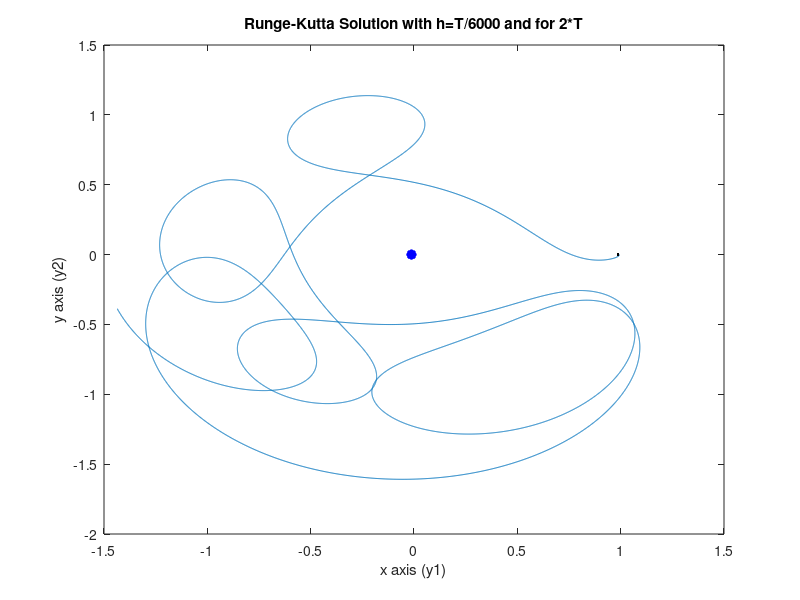
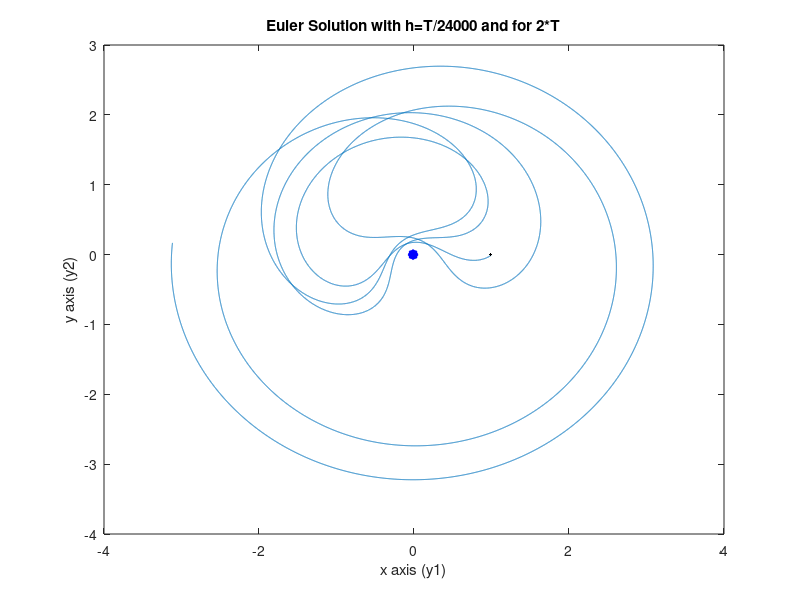

Reproduce these figures in MATLAB, in order. (Note: this script raises an error after producing the figures.)
%Yiğit Günsür ELMACIOĞLU
%2017405120
%18 JANUARY 2021

%ME303 TERM PROJECT 2020 FALL
%QUESTION 2
%RESTIRCTED 3-BODY PROBLEM

clc
clear all
close all

%Given numerical values
m1 = 0.012277471;
m2 = 1-m1;
T  = 17.06521656015796;
disp_T=2;         %for much longer display times (for example disp_T*T = 2*T)
                  %I indicated this on the graphs
c_rk=6000;      %for much higher precisions I'll change this value
h_rk = T/c_rk;     %for Runge-Kutta
c_e=24000;       %for much higher precisions I'll change this value
h_e  = T/c_e;      %for Euler

t_rk = 0:h_rk:disp_T*T;  %for Runge-Kutta
t_e  = 0:h_e:disp_T*T;    %for Euler

N=length(t_rk);
M=length(t_e);

%I'll store Runge-Kutta and Euler solutions in different matrices
%for Runge-Kutta Solution
x_rk=zeros(1,N);
y_rk=zeros(1,N);
z_rk=zeros(1,N);
w_rk=zeros(1,N);
%for Euler Solution
x_e=zeros(1,M);
y_e=zeros(1,M);
z_e=zeros(1,M);
w_e=zeros(1,M);

%Differential equations after dividing them into 4 first order differential equation
d_X=@(z) z;
d_Y=@(w) w;
d_Z=@(x,y,w) x + 2*w - m2*(x+m1) / (((x+m1)^2 + y^2)^(3/2)) - m1*(x-m2) / (((x-m2)^2 + y^2)^(3/2));
d_W=@(x,y,z) y - 2*z - m2*y / (((x+m1)^2 + y^2)^(3/2)) - m1*y / (((x-m2)^2 + y^2)^(3/2));

%Initial conditions for Runge-Kutta solution
x_rk(1)=0.994;
y_rk(1)=0;
z_rk(1)=0;
w_rk(1)=-2.0015851063790825;

%Initial conditions for Euler solution
x_e(1)=0.994;
y_e(1)=0;
z_e(1)=0;
w_e(1)=-2.0015851063790825;

%Runge-Kutta Method solution
for i=1:N-1    
    f1_X=d_X( z_rk(i) );
    f1_Y=d_Y( w_rk(i) );
    f1_Z=d_Z( x_rk(i), y_rk(i), w_rk(i) );
    f1_W=d_W( x_rk(i), y_rk(i), z_rk(i) ); 
    
    f2_X=d_X( z_rk(i)+h_rk/2*f1_Z );
    f2_Y=d_Y( w_rk(i)+h_rk/2*f1_W );
    f2_Z=d_Z( x_rk(i)+h_rk/2*f1_X, y_rk(i)+h_rk/2*f1_Y, w_rk(i)+h_rk/2*f1_W );
    f2_W=d_W( x_rk(i)+h_rk/2*f1_X, y_rk(i)+h_rk/2*f1_Y, z_rk(i)+h_rk/2*f1_Z );
   
    f3_X=d_X( z_rk(i)+h_rk/2*f2_Z );
    f3_Y=d_Y( w_rk(i)+h_rk/2*f2_W );
    f3_Z=d_Z( x_rk(i)+h_rk/2*f2_X, y_rk(i)+h_rk/2*f2_Y, w_rk(i)+h_rk/2*f2_W );
    f3_W=d_W( x_rk(i)+h_rk/2*f2_X, y_rk(i)+h_rk/2*f2_Y, z_rk(i)+h_rk/2*f2_Z );
    
    f4_X=d_X( z_rk(i)+h_rk*f3_Z );
    f4_Y=d_Y( w_rk(i)+h_rk*f3_W );
    f4_Z=d_Z( x_rk(i)+h_rk*f3_X, y_rk(i)+h_rk*f3_Y, w_rk(i)+h_rk*f3_W );
    f4_W=d_W( x_rk(i)+h_rk*f3_X, y_rk(i)+h_rk*f3_Y, z_rk(i)+h_rk*f3_Z );
    
    x_rk(i+1)=x_rk(i) + h_rk/6 * (f1_X + 2*f2_X + 2*f3_X + f4_X);
    y_rk(i+1)=y_rk(i) + h_rk/6 * (f1_Y + 2*f2_Y + 2*f3_Y + f4_Y);
    z_rk(i+1)=z_rk(i) + h_rk/6 * (f1_Z + 2*f2_Z + 2*f3_Z + f4_Z);
    w_rk(i+1)=w_rk(i) + h_rk/6 * (f1_W + 2*f2_W + 2*f3_W + f4_W);
end

%Euler's method solution 
for j=1:M-1
    d_X_e=d_X( z_e(j) );
    d_Y_e=d_Y( w_e(j) );
    d_Z_e=d_Z( x_e(j), y_e(j), w_e(j) );
    d_W_e=d_W( x_e(j), y_e(j), z_e(j) );
    
    x_e(j+1)=x_e(j) + h_e*d_X_e;
    y_e(j+1)=y_e(j) + h_e*d_Y_e;
    z_e(j+1)=z_e(j) + h_e*d_Z_e;
    w_e(j+1)=w_e(j) + h_e*d_W_e;
end

%Graph of Runge-Kutta Solution
plot(x_rk, y_rk)
hold on
plot(-m1, 0, 'b*','linewidth',5)  %this represent the Earth
hold on
plot(m2, 0, 'k.')                 %this represents the Moon
%name_rk is only for visual purposes, to show each parameter of the graph on the title
%without typing for each case, for example when I change h it's automaticly
%adapts to new value
name_rk=sprintf('Runge-Kutta Solution with h=T/%d and for %d*T', c_rk, disp_T);
title(name_rk)
xlabel('x axis (y1)')
ylabel('y axis (y2)')

%Graph of Euler Solution
figure
plot(x_e,y_e)
hold on
plot(-m1, 0, 'b*','linewidth',5)
hold on
plot(m2, 0, 'k.')
%only for visual purposes, to show each parameter of the graph on the title
name_e=sprintf('Euler Solution with h=T/%d and for %d*T', c_e, disp_T);
title(name_e)
xlabel('x axis (y1)')
ylabel('y axis (y2)')

%Graph of ODE45 Solution
tspan=[0 disp_T*T];
[t,y]=ode45(@odefun,tspan,[0.994; 0; 0; -2.0015851063790825]);
figure 
plot(y(:,1),y(:,2))
hold on
plot(-m1, 0, 'b*','linewidth',5)
hold on
plot(m2, 0, 'k.')
%only for visual purposes, to show each parameter of the graph on the title
name_45=sprintf('ODE45 Solution for %d*T',disp_T);
title(name_45)
xlabel('x axis (y1)')
ylabel('y axis (y2)')

function dydt=odefun(t,y)
    m1 = 0.012277471;
    m2 = 1-m1;    
    
    dydt(1,1)=y(3);
    dydt(2,1)=y(4);
    dydt(3,1)=y(1) + 2*y(4) - m2*(y(1)+m1) / (((y(1)+m1)^2 + y(2)^2)^(3/2)) - m1*(y(1)-m2) / (((y(1)-m2)^2 + y(2)^2)^(3/2));
    dydt(4,1)=y(2) - 2*y(3) - m2*y(2) / (((y(1)+m1)^2 + y(2)^2)^(3/2)) - m1*y(2) / (((y(1)-m2)^2 + y(2)^2)^(3/2));
end
